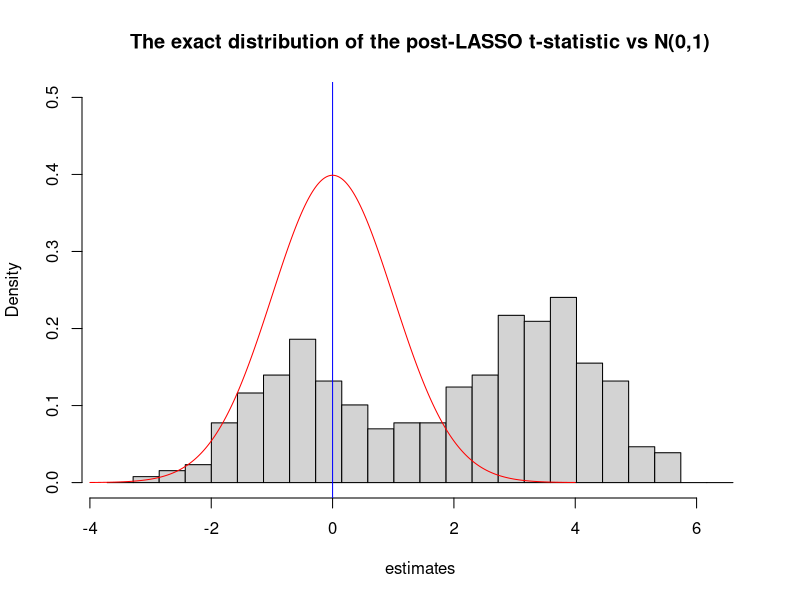
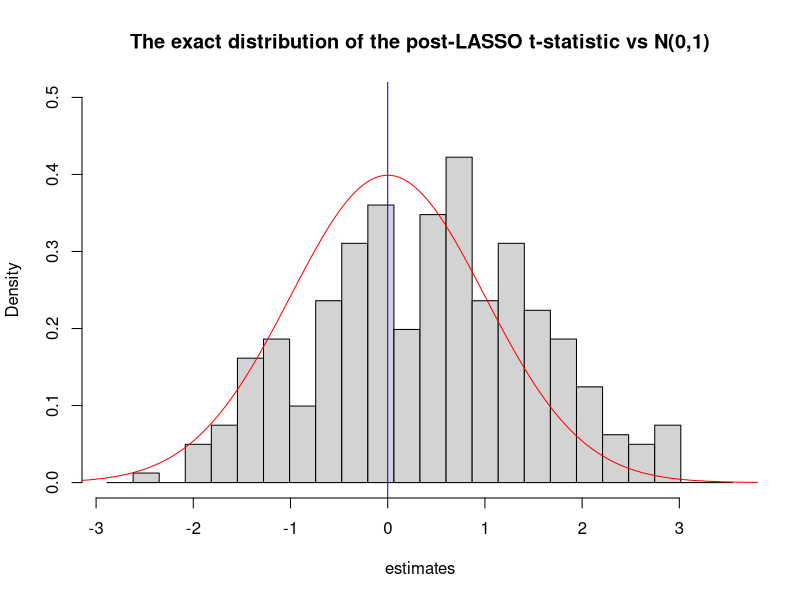

R code for these plots, in order:
## ---- chunk 1
library(glmnet)
n=100 #sample size
R=300 #number of Monte Carlo repetitions
## ---- chunk 2
beta1=0
beta2=0.35
## ---- chunk 3
rho=1
## ---- chunk 4
data_sim<-function(n,beta1,beta2,rho){
  X=matrix(rnorm(n*3),ncol=3)
  X[,2]<-rho*X[,1]+X[,2]
  Y=beta1*X[,1]+beta2*X[,2]+rnorm(n)
  data<-list(Y=Y,X=X)
}
## ---- chunk 5
w=rep(1,3)
w[1]=0
data<-data_sim(n,beta1,beta2,rho)
CV.Lasso=cv.glmnet(data$X,data$Y,family="gaussian",alpha=1,penalty.factor=w)
Included=which(coef(CV.Lasso,s=CV.Lasso$lambda.1se)[-1]!=0)
Included
## ---- chunk 6
rho=1
set.seed(42,sample.kind = "Rejection")
IN2=0 # counter for inclusion of X2
T_Beta1_post=rep(0,R) # Vector to store T-stats for the main regressor
for (r in 1:R){
  data<-data_sim(n,beta1,beta2,rho)
  
  CV.Lasso=cv.glmnet(data$X,data$Y,family="gaussian",alpha=1,penalty.factor=w)
  Included=which(coef(CV.Lasso,s=CV.Lasso$lambda.1se)[-1]!=0)
  
  Post_OLS=lm(data$Y~data$X[,Included])
  T_Beta1_post[r]=coef(summary(Post_OLS))[2,3] #Selects the t-statistic on X1
  
  IN2=IN2+(coef(CV.Lasso,s=CV.Lasso$lambda.1se)[3]!=0)
}
print("Prob. of X2 included")
IN2/R

## ---- chunk 7
low=min(T_Beta1_post)
high=max(T_Beta1_post)
step=(high-low)/20
hist(T_Beta1_post,breaks=seq(low-2*step,high+2*step,step),xlab="estimates",main="The exact distribution of the post-LASSO t-statistic vs N(0,1)",freq=FALSE,ylim=c(0,0.5))

# add a vertical line at the true value
abline(v=beta1,col="blue")

# add the plot of the N(0,1) pdf 
x=seq(-4,4,0.01)
f=exp(-x^2/2)/sqrt(2*pi) 
lines(x,f,col="red")
## ---- chunk 8
rho=0.25
set.seed(42,sample.kind = "Rejection")
IN2=0 # counter for inclusion of X2
T_Beta1_post=rep(0,R) # Vector to store T-stats for the main regressor
for (r in 1:R){
  data<-data_sim(n,beta1,beta2,rho)
  
  CV.Lasso=cv.glmnet(data$X,data$Y,family="gaussian",alpha=1,penalty.factor=w)
  Included=which(coef(CV.Lasso,s=CV.Lasso$lambda.1se)[-1]!=0)
  
  Post_OLS=lm(data$Y~data$X[,Included])
  T_Beta1_post[r]=coef(summary(Post_OLS))[2,3] #Selects the t-statistic on X1
  
  IN2=IN2+(coef(CV.Lasso,s=CV.Lasso$lambda.1se)[3]!=0)
}
print("Prob. of X2 included")
IN2/R

## ---- chunk 9
low=min(T_Beta1_post)
high=max(T_Beta1_post)
step=(high-low)/20
hist(T_Beta1_post,breaks=seq(low-2*step,high+2*step,step),xlab="estimates",main="The exact distribution of the post-LASSO t-statistic vs N(0,1)",freq=FALSE,ylim=c(0,0.5))

# add a vertical line at the true value
abline(v=beta1,col="blue")

# add the plot of the N(0,1) pdf 
x=seq(-4,4,0.01)
f=exp(-x^2/2)/sqrt(2*pi) 
lines(x,f,col="red")
